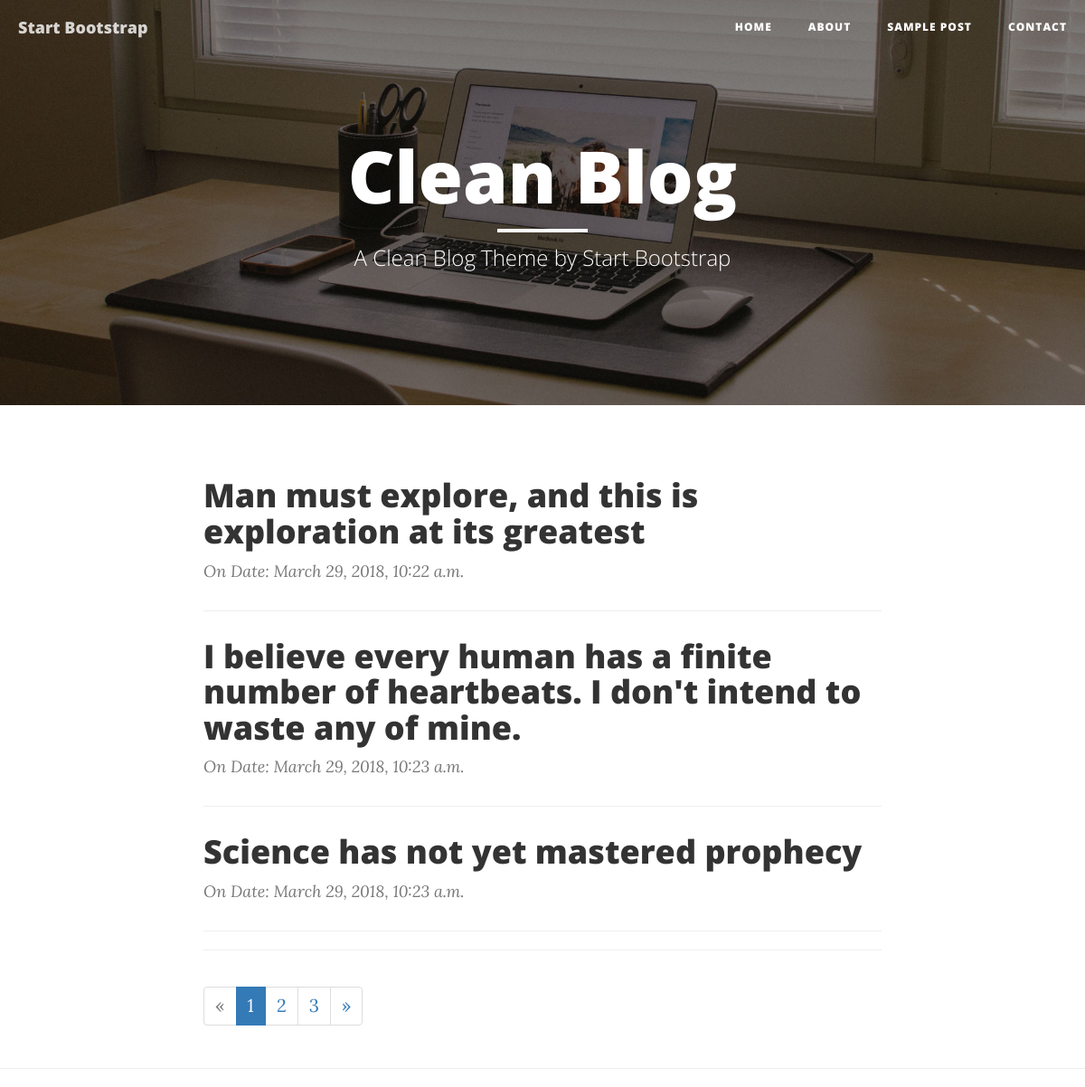
The page / on the database its author committed.
### dgotest/models.py (models this page shows, shortened)
class Dgotest(models.Model):
      title=models.CharField(max_length=200)
      body=models.TextField()
      created_at=models.DateTimeField(default=datetime.now,blank=True)
      class Meta:
                 verbose_name_plural="Posts"

### dgotest/views.py (the view)
# urls.py: 2. Add a URL to urlpatterns:  path('', views.home, name='home')
def home(request):
          posts = Dgotest.objects.all()
          page = request.GET.get('page', 1)
          paginator = Paginator(posts, 3)
          try:
               posts = paginator.page(page)
          except PageNotAnInteger:
               posts = paginator.page(1)
          except EmptyPage:
               posts = paginator.page(paginator.num_pages)
          context = { 'title' : 'home',
                       'posts': posts }
          return  render(request,'dgotest/index.html', context)

### templates/dgotest/index.html (shortened to what this page needs)
{% load static %}
{% include 'about/header.html' %}
{% block content %}
    <header class="intro-header" style="background-image: url('{% static "img/home-bg.jpg" %}')">
        <div class="container">
            <div class="row">
                <div class="col-lg-8 col-lg-offset-2 col-md-10 col-md-offset-1">
                    <div class="site-heading">
                        <h1>Clean Blog</h1>
                        <hr class="small">
                        <span class="subheading">A Clean Blog Theme by Start Bootstrap</span>
                    </div>
                </div>
            </div>
        </div>
    </header>
    <div class="container">
        <div class="row">
            <div class="col-lg-8 col-lg-offset-2 col-md-10 col-md-offset-1">
                {% for post in posts %}
                  <div class="post-preview">
                    <a href="post.html">
                        <h2 class="post-title">
                            {{ post.title }}
                        </h2>
                    </a>
                    <p class="post-meta">On Date: {{ post.created_at }}</p>
                </div>
                <hr>
                {% endfor %}
                <hr>
                 {% if posts.has_other_pages %}
  <ul class="pagination">
    {% if posts.has_previous %}
      <li><a href="?page={{ posts.previous_page_number }}">&laquo;</a></li>
    {% else %}
      <li class="disabled"><span>&laquo;</span></li>
    {% endif %}
    {% for i in posts.paginator.page_range %}
      {% if posts.number == i %}
        <li class="active"><span>{{ i }} <span class="sr-only">(current)</span></span></li>
      {% else %}
        <li><a href="?page={{ i }}">{{ i }}</a></li>
      {% endif %}
    {% endfor %}
    {% if posts.has_next %}
      <li><a href="?page={{ posts.next_page_number }}">&raquo;</a></li>
    {% else %}
      <li class="disabled"><span>&raquo;</span></li>
    {% endif %}
  </ul>
{% endif %}
            </div>
        </div>
    </div>
    <hr>
{% endblock %}

### templates/about/header.html (shortened to what this page needs)
{% load static %}
<!DOCTYPE html>
<html lang="en">
<head>
    <link href="{% static 'vendor/bootstrap/css/bootstrap.min.css' %}" rel="stylesheet">
    <link href="{% static 'css/clean-blog.min.css' %}" rel="stylesheet">
    <link href="{% static 'vendor/font-awesome/css/font-awesome.min.css' %}" rel="stylesheet" type="text/css">
</head>
<body>
    <nav class="navbar navbar-default navbar-custom navbar-fixed-top">
        <div class="container-fluid">
            <div class="navbar-header page-scroll">
                <a class="navbar-brand" href="{% url 'home' %}">Start Bootstrap</a>
            </div>
            <div class="collapse navbar-collapse" id="bs-example-navbar-collapse-1">
                <ul class="nav navbar-nav navbar-right">
                    <li>
                        <a href="{% url 'home' %}">Home</a>
                    </li>
                    <li>
                        <a href="{% url 'about' %}">About</a>
                    </li>
                    <li>
                        <a href="{% url 'postt' %}">Sample Post</a>
                    </li>
                    <li>
                        <a href="{% url 'contact' %}">Contact</a>
                    </li>
                </ul>
            </div>
        </div>
    </nav>

### rows shown on the page
Dgotest: title "Man must explore, and this is exploration at its greatest", created_at "March 29, 2018, 10:22 a.m."
Dgotest: title "I believe every human has a finite number of heartbeats. I don't intend to waste any of mine.", created_at "March 29, 2018, 10:23 a.m."
Dgotest: title "Science has not yet mastered prophecy", created_at "March 29, 2018, 10:23 a.m."

### other values the page prints
{{ i }} "1"
{{ i }} "2" "3"
